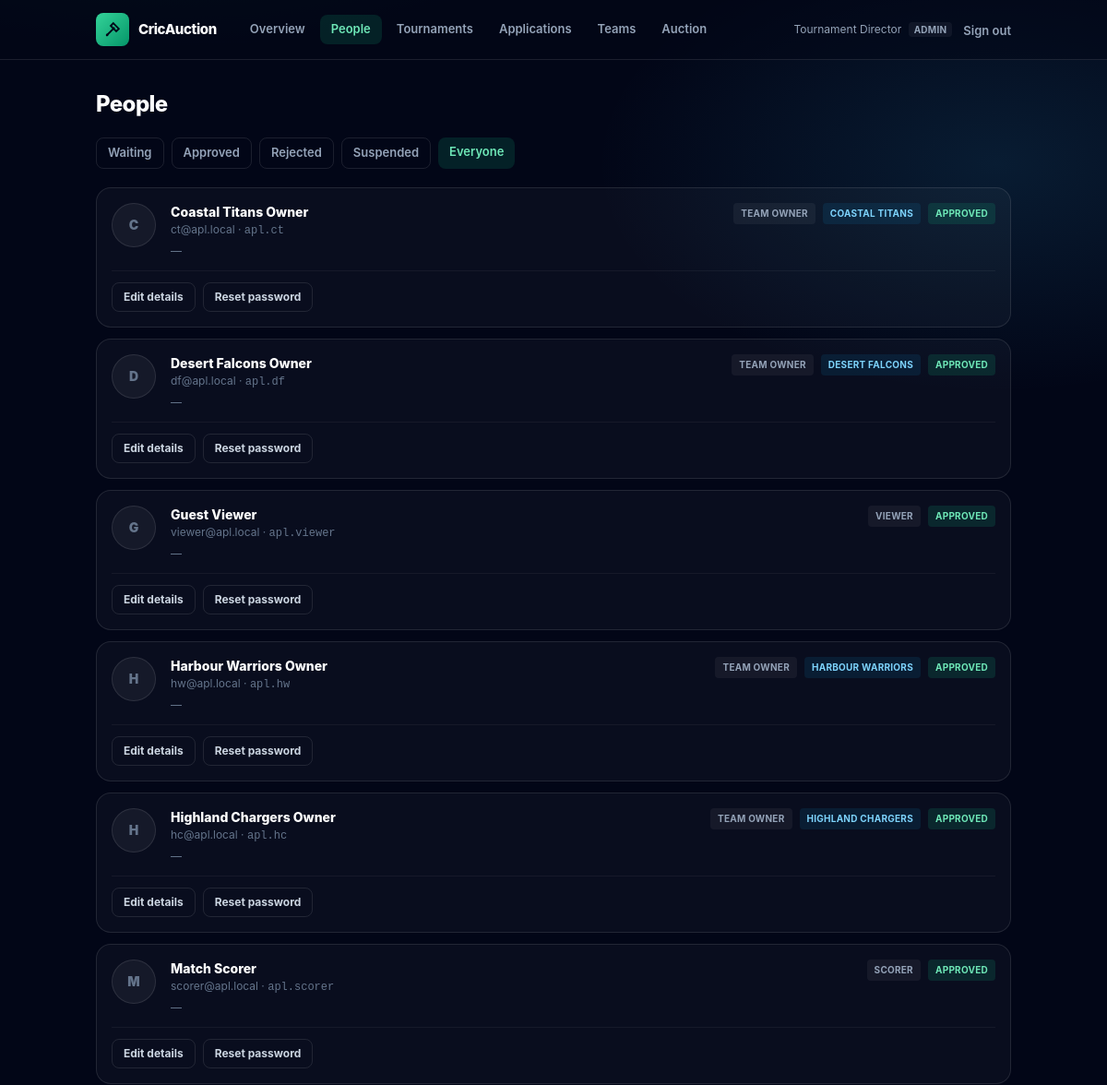
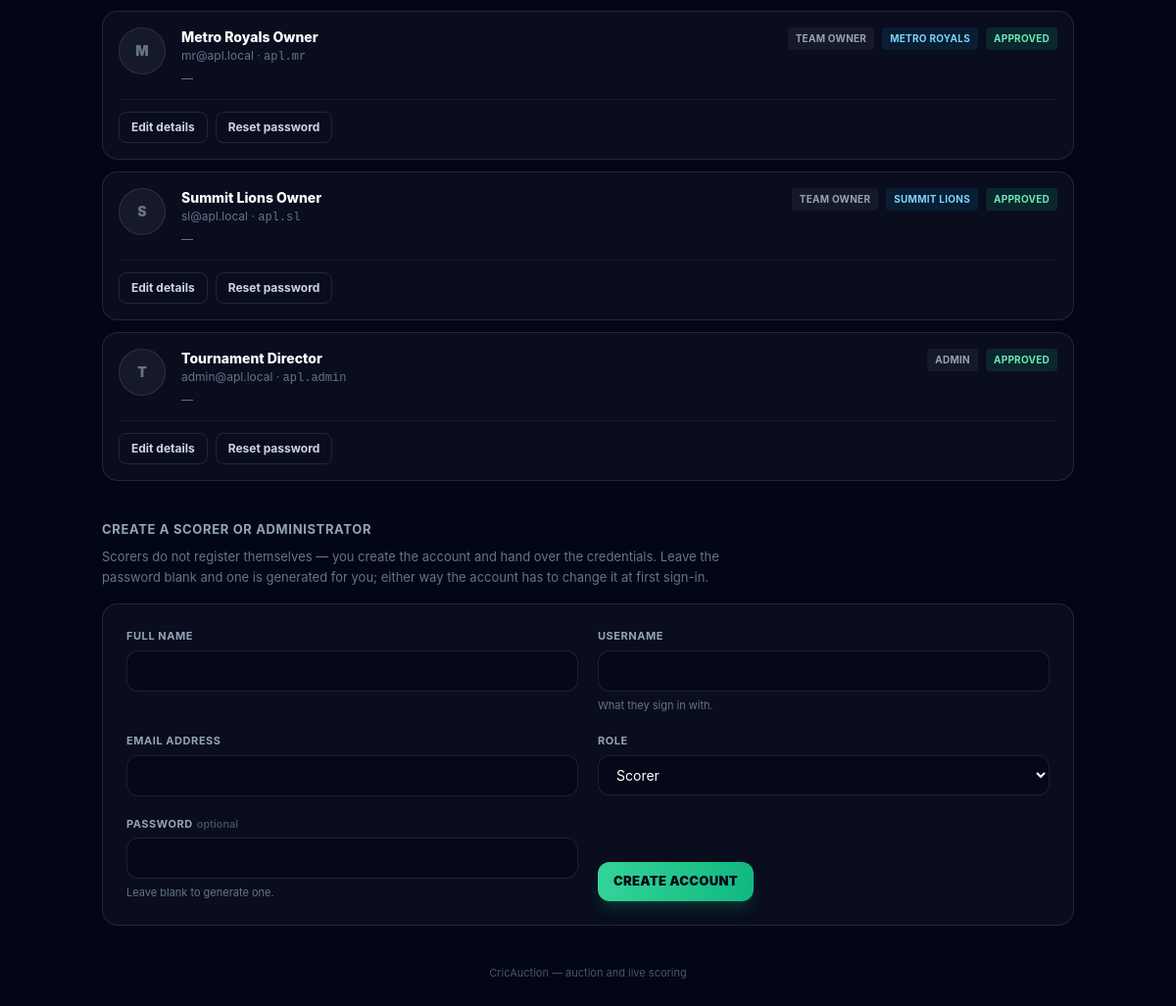
The page /admin/users.php (signed in) on the database its author committed (2 pictures, top to bottom).
### tables this page shows
CREATE TABLE `users` (
    `id`             INT UNSIGNED NOT NULL AUTO_INCREMENT,
    `username`       VARCHAR(40)      NULL,   
    `name`           VARCHAR(120) NOT NULL,
    `email`          VARCHAR(190) NOT NULL,   
    `phone`          VARCHAR(20)      NULL,
    `address`        VARCHAR(255)     NULL,
    `photo_path`     VARCHAR(255)     NULL,   
    `player_type`    ENUM('batsman','batting_all_rounder','all_rounder','bowling_all_rounder','wicket_keeper','bowler') NULL,
    `password_hash`  VARCHAR(255) NOT NULL,
 
    `must_change_password` TINYINT(1) NOT NULL DEFAULT 0,
    `role`           ENUM('admin','team_owner','scorer','viewer','player') NOT NULL DEFAULT 'viewer',
    `status`         ENUM('pending','approved','rejected','suspended') NOT NULL DEFAULT 'approved',
    `approved_by`    INT UNSIGNED     NULL,
    `approved_at`    DATETIME         NULL,
    `team_id`        INT UNSIGNED     NULL,   
    `avatar_url`     VARCHAR(255)     NULL,
    `is_active`      TINYINT(1)   NOT NULL DEFAULT 1,
    `last_login_at`  DATETIME         NULL,
    `created_at`     TIMESTAMP    NOT NULL DEFAULT CURRENT_TIMESTAMP,
    `updated_at`     TIMESTAMP    NOT NULL DEFAULT CURRENT_TIMESTAMP ON UPDATE CURRENT_TIMESTAMP,

    PRIMARY KEY (`id`),
    UNIQUE KEY `uq_users_email` (`email`),
    UNIQUE KEY `uq_users_username` (`username`),
 
    UNIQUE KEY `uq_users_owner_team` (`team_id`),
    KEY `idx_users_role` (`role`, `is_active`),
    KEY `idx_users_status` (`status`, `role`),

    CONSTRAINT `fk_users_team`
        FOREIGN KEY (`team_id`) REFERENCES `teams` (`id`),
    CONSTRAINT `fk_users_approved_by`
        FOREIGN KEY (`approved_by`) REFERENCES `users` (`id`),

 
    CONSTRAINT `chk_users_team_role` CHECK (
        (`role` = 'team_owner' AND `team_id` IS NOT NULL)
        OR (`role` <> 'team_owner' AND `team_id` IS NULL)
    )
);

CREATE TABLE `teams` (
    `id`             INT UNSIGNED  NOT NULL AUTO_INCREMENT,
    `tournament_id`  INT UNSIGNED  NOT NULL,
    `name`           VARCHAR(100)  NOT NULL,
    `short_name`     VARCHAR(6)    NOT NULL,   
    `logo_url`       VARCHAR(255)      NULL,
    `primary_color`  CHAR(7)       NOT NULL DEFAULT '#22c55e',   
    `home_venue`     VARCHAR(120)      NULL,

    `purse_total`    DECIMAL(14,2) NOT NULL DEFAULT 10000000.00,
    `purse_spent`    DECIMAL(14,2) NOT NULL DEFAULT 0.00,
    `purse_remaining` DECIMAL(14,2) AS (`purse_total` - `purse_spent`) STORED,
    `players_bought` SMALLINT UNSIGNED NOT NULL DEFAULT 0,
    `overseas_bought` TINYINT UNSIGNED NOT NULL DEFAULT 0,

    `created_at`     TIMESTAMP     NOT NULL DEFAULT CURRENT_TIMESTAMP,
    `updated_at`     TIMESTAMP     NOT NULL DEFAULT CURRENT_TIMESTAMP ON UPDATE CURRENT_TIMESTAMP,

    PRIMARY KEY (`id`),
    UNIQUE KEY `uq_team_name`  (`tournament_id`, `name`),
    UNIQUE KEY `uq_team_short` (`tournament_id`, `short_name`),
    KEY `idx_team_purse` (`tournament_id`, `purse_remaining`),

    CONSTRAINT `fk_teams_tournament`
        FOREIGN KEY (`tournament_id`) REFERENCES `tournaments` (`id`)
        ON DELETE CASCADE ON UPDATE CASCADE,

    CONSTRAINT `chk_team_spent`  CHECK (`purse_spent` >= 0 AND `purse_spent` <= `purse_total`),
    CONSTRAINT `chk_team_colour` CHECK (`primary_color` REGEXP '^#[0-9A-Fa-f]{6}$')
);

### public/admin/users.php (the view, shortened to what the rows shown need)
<?php
require_once dirname(dirname(__DIR__)) . '/config/config.php';
require_once BASE_PATH . '/app/Views/layouts/shell.php';
$filter  = (string) ($_GET['status'] ?? 'all');
$people = Database::all(
    'SELECT u.id, u.username, u.name, u.email, u.phone, u.address, u.photo_path,
            u.player_type, u.role, u.status, u.must_change_password, u.created_at,
            t.name AS team_name
       FROM users u
  LEFT JOIN teams t ON t.id = u.team_id
      WHERE (:all = 1 OR u.status = :status)
   ORDER BY FIELD(u.status, \'pending\', \'approved\', \'rejected\', \'suspended\'), u.name',
    [':all' => $filter === 'all' ? 1 : 0, ':status' => $filter]
);
$links = [
    ['href' => 'index.php',        'label' => 'Overview'],
    ['href' => 'users.php',        'label' => 'People', 'current' => true],
    ['href' => 'tournaments.php',  'label' => 'Tournaments'],
    ['href' => 'applications.php', 'label' => 'Applications'],
    ['href' => 'teams.php',        'label' => 'Teams'],
    ['href' => 'auction.php',      'label' => 'Auction'],
];
page_head('People', '../', $links);
?>
<h1 class="text-2xl font-extrabold tracking-tight text-white">People</h1>
<?php if ($people === []): ?>
    <p class="mt-6 rounded-2xl border border-white/10 bg-white/[0.03] p-8 text-center text-sm text-slate-500">
        Nobody here.
    </p>
<?php else: ?>
    <ul class="mt-5 space-y-3">
        <?php foreach ($people as $person): ?>
            <li class="rounded-2xl border border-white/10 bg-white/[0.03] p-4">
                <div class="flex flex-wrap items-start gap-4">
                    <?php if (!empty($person['photo_path'])): ?>
                        <img src="<?= e('../' . $person['photo_path']) ?>" alt=""
                             class="h-12 w-12 shrink-0 rounded-full border border-white/15 object-cover">
                    <?php else: ?>
                        <div class="grid h-12 w-12 shrink-0 place-items-center rounded-full border border-white/10 bg-white/5 text-sm font-black text-slate-500">
                            <?= e(strtoupper(mb_substr((string) $person['name'], 0, 1))) ?>
                        </div>
                    <?php endif; ?>
                    <div class="min-w-[12rem] flex-1">
                        <p class="text-sm font-extrabold text-white"><?= e((string) $person['name']) ?></p>
                        <p class="text-[12px] text-slate-500">
                            <?= e((string) $person['email']) ?>
                            <?php if (!empty($person['username'])): ?>
                                · <span class="font-mono"><?= e((string) $person['username']) ?></span>
                            <?php endif; ?>
                        </p>
                        <p class="mt-1 text-[12px] text-slate-500">
                            <?= e((string) ($person['phone'] ?? '—')) ?>
                        </p>
                    </div>
                    <div class="flex shrink-0 flex-wrap items-center gap-2">
                        <span class="rounded bg-white/5 px-2 py-1 text-[10px] font-bold uppercase tracking-wide text-slate-400">
                            <?= e(str_replace('_', ' ', (string) $person['role'])) ?>
                        </span>
                        <?php if (!empty($person['team_name'])): ?>
                            <span class="rounded bg-sky-500/10 px-2 py-1 text-[10px] font-bold uppercase tracking-wide text-sky-300">
                                <?= e((string) $person['team_name']) ?>
                            </span>
                        <?php endif; ?>
                        <span class="rounded px-2 py-1 text-[10px] font-bold uppercase tracking-wide <?=
                            match ($person['status']) {
                                'approved' => 'bg-emerald-500/15 text-emerald-300',
                                'pending'  => 'bg-amber-400/15 text-amber-300',
                                default    => 'bg-rose-500/15 text-rose-300',
                            } ?>">
                            <?= e((string) $person['status']) ?>
                        </span>
                    </div>
                </div>
                <div class="mt-3 flex flex-wrap items-center gap-2 border-t border-white/5 pt-3">
                    <a href="users.php?edit=<?= (int) $person['id'] ?>"
                       class="rounded-lg border border-white/10 px-3 py-1.5 text-[12px] font-bold text-slate-300 hover:bg-white/5">
                        Edit details
                    </a>
                    <form method="post" class="inline">
                        <button type="submit" class="rounded-lg border border-white/10 px-3 py-1.5 text-[12px] font-bold text-slate-300 hover:bg-white/5">
                            Reset password
                        </button>
                    </form>
                </div>
            </li>
        <?php endforeach; ?>
    </ul>
<?php endif; ?>
<section class="mt-10">
    <h2 class="text-[13px] font-bold uppercase tracking-wider text-slate-400">Create a scorer or administrator</h2>
</section>
<?php page_foot(); ?>

### app/Views/layouts/shell.php (shortened to what the rows shown need)
<?php
function page_head(string $title, string $up = '', array $links = []): void
{
    $user = Auth::user();
    ?><!DOCTYPE html>
<html lang="en" class="dark">
<head>
    <link rel="stylesheet" href="<?= e($up) ?>assets/css/app.css">
</head>
<body class="bg-gate min-h-screen font-sans text-slate-200">
<header class="border-b border-white/10 bg-slate-950/50">
    <div class="mx-auto flex max-w-5xl flex-wrap items-center gap-x-6 gap-y-3 px-4 py-3.5">
        <div class="ml-auto flex items-center gap-3">
            <?php if ($user !== null): ?>
                <span class="hidden text-[12px] text-slate-400 sm:block">
                    <?= e((string) $user['name']) ?>
                    <span class="ml-1 rounded bg-white/5 px-1.5 py-0.5 text-[10px] font-bold uppercase tracking-wide text-slate-400">
                        <?= e(str_replace('_', ' ', (string) $user['role'])) ?>
                    </span>
                </span>
                <form method="post" action="<?= e($up) ?>logout.php" class="inline">
                    <button type="submit" class="text-[13px] font-semibold text-slate-400 transition hover:text-rose-300">
                        Sign out
                    </button>
                </form>
            <?php else: ?>
                <a href="<?= e($up) ?>login.php" class="text-[13px] font-semibold text-slate-300 hover:text-emerald-300">Sign in</a>
                <a href="<?= e($up) ?>register.php"
                   class="rounded-lg bg-emerald-500 px-3 py-1.5 text-[13px] font-bold text-slate-950 hover:brightness-110">Register</a>
            <?php endif; ?>
        </div>
    </div>
</header>
<main class="mx-auto max-w-5xl px-4 py-8">
<?php
}
    ?>
    <?php
function page_foot(): void
{
    ?>
</main>
</body>
</html>
<?php
}
    ?>

### rows shown on the page
users: name "Tournament Director", role "ADMIN", name "T", email "admin@apl.local", username "apl.admin", phone "—", status "APPROVED"
users: name "C", name "Coastal Titans Owner", email "ct@apl.local", username "apl.ct", phone "—", role "TEAM OWNER", team.name "COASTAL TITANS", status "APPROVED"
users: name "D", name "Desert Falcons Owner", email "df@apl.local", username "apl.df", phone "—", role "TEAM OWNER", team.name "DESERT FALCONS", status "APPROVED"
users: name "G", name "Guest Viewer", email "viewer@apl.local", username "apl.viewer", phone "—", role "VIEWER", status "APPROVED"
users: name "H", name "Harbour Warriors Owner", email "hw@apl.local", username "apl.hw", phone "—", role "TEAM OWNER", team.name "HARBOUR WARRIORS", status "APPROVED"
users: name "H", name "Highland Chargers Owner", email "hc@apl.local", username "apl.hc", phone "—", role "TEAM OWNER", team.name "HIGHLAND CHARGERS", status "APPROVED"
users: name "M", name "Match Scorer", email "scorer@apl.local", username "apl.scorer", phone "—", role "SCORER", status "APPROVED"
users: name "M", name "Metro Royals Owner", email "mr@apl.local", username "apl.mr", phone "—", role "TEAM OWNER", team.name "METRO ROYALS", status "APPROVED"
users: name "S", name "Summit Lions Owner", email "sl@apl.local", username "apl.sl", phone "—", role "TEAM OWNER", team.name "SUMMIT LIONS", status "APPROVED"

### other values the page prints
APP_NAME "CricAuction"
$link['label'] "Overview"
$link['label'] "People"
$link['label'] "Tournaments"
$link['label'] "Applications"
$link['label'] "Teams"
$link['label'] "Auction"
$label "Waiting"
$label "Approved"
$label "Rejected"
$label "Suspended"
$label "Everyone"
$label "FULL NAME USERNAME EMAIL ADDRESS PASSWORD"
$hint "What they sign in with. Leave blank to generate one."
$label "ROLE"
